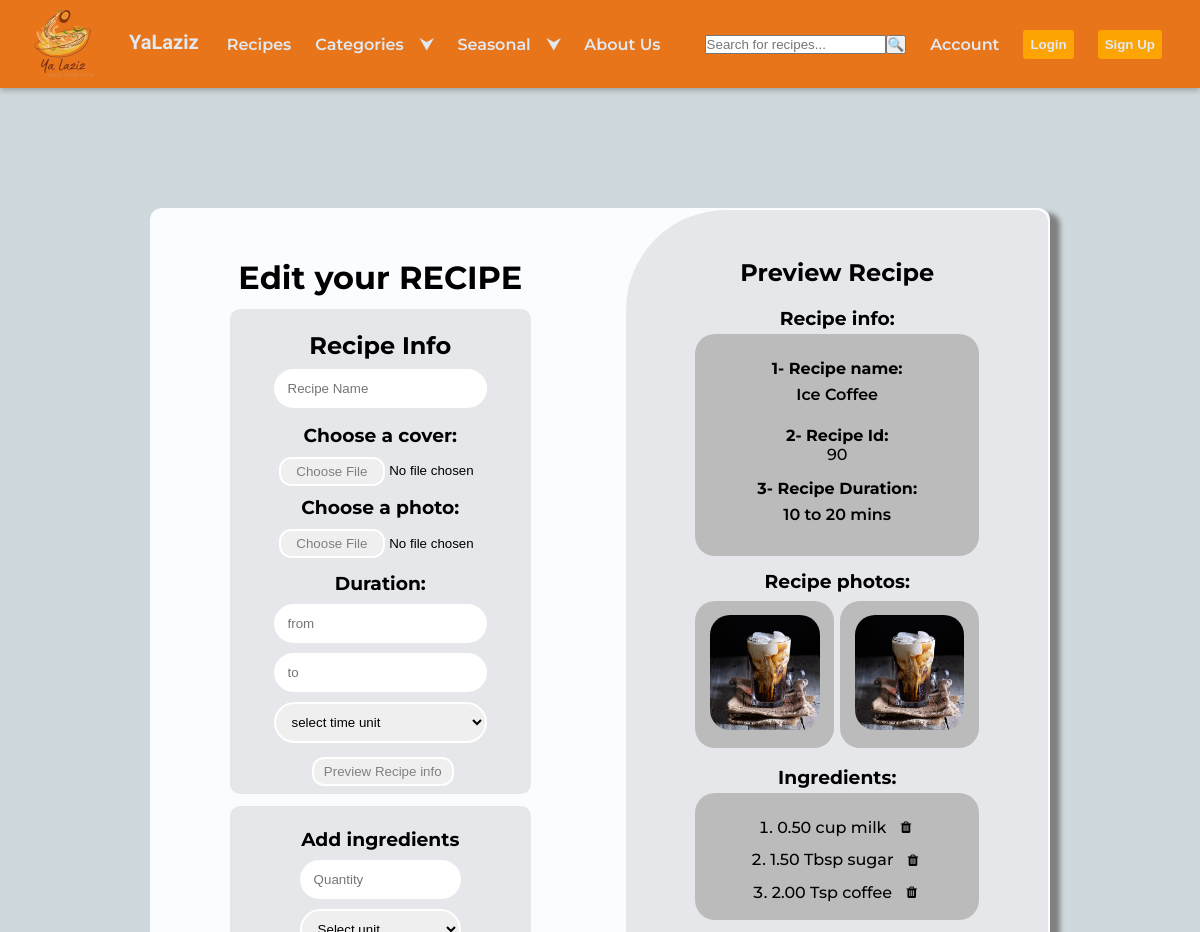
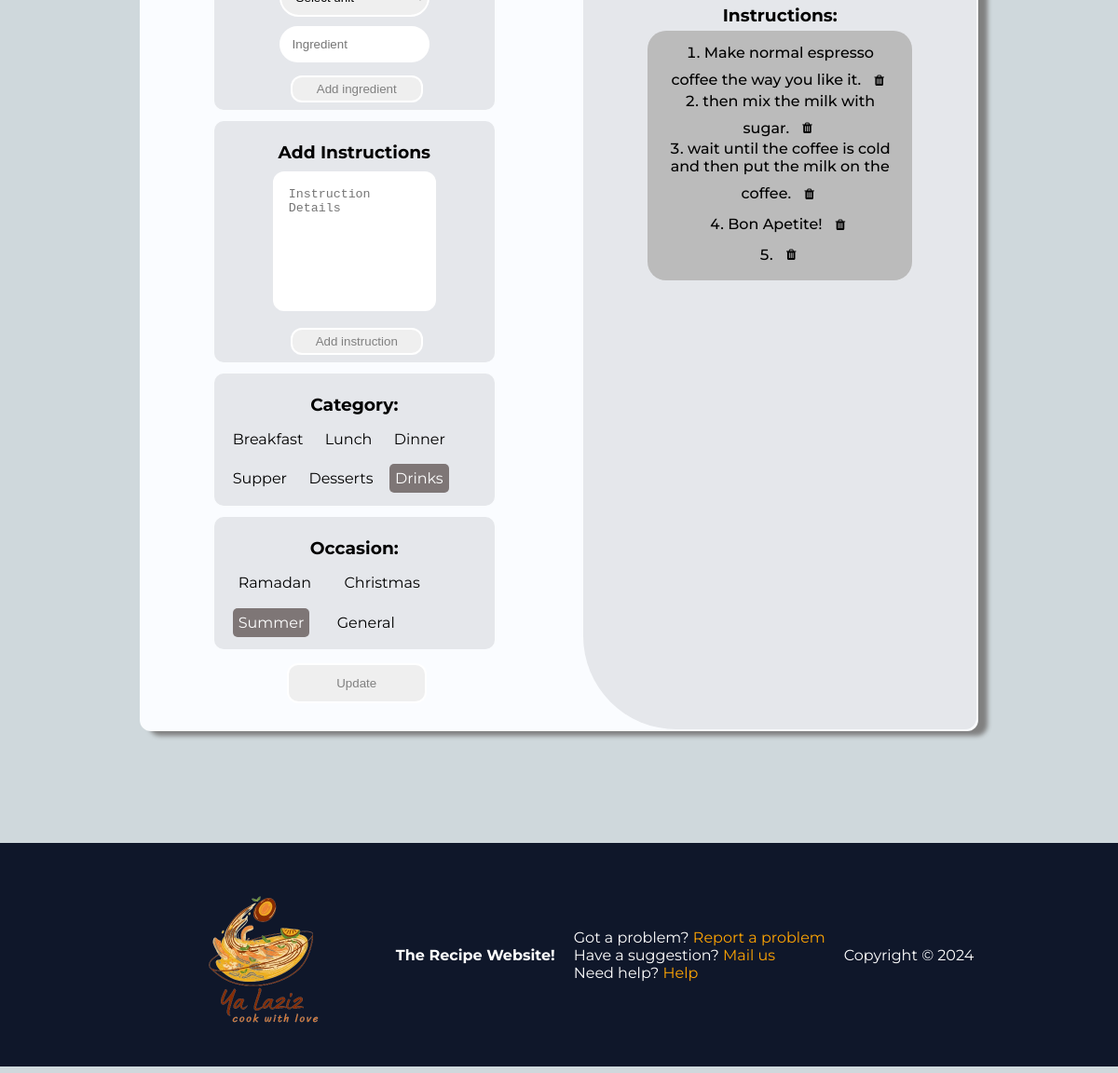
Page /edit_recipe/90 on the committed database (2 pictures, top to bottom).
### yaLazizApp/models.py (models this page shows)
class Recipe(models.Model):
    name= models.CharField(max_length=255)
    coverPhoto= models.ImageField(upload_to='Photos/')
    mainPhoto= models.ImageField(upload_to='Photos/')
    duration = models.CharField(max_length=255)
    category = models.CharField(max_length=100)
    season= models.CharField(max_length=100)
    userId= models.ForeignKey(User, on_delete=models.CASCADE)
    visit_count = models.PositiveIntegerField(default=0)

class Ingredient(models.Model):
    name = models.CharField(max_length=100)
    quantity = models.DecimalField(max_digits=10, decimal_places=2)
    unit = models.CharField(max_length=20)
    recipe = models.ForeignKey(Recipe, on_delete=models.CASCADE, related_name='ingredients')

class Instruction(models.Model):
    details= models.CharField(max_length=255)
    recipe= models.ForeignKey(Recipe, on_delete=models.CASCADE, related_name='instructions')

### yaLazizApp/views.py (the view, shortened to what this page needs)
# urls.py: path('edit_recipe/<int:Id>', views.editRecipe, name='editRecipe'),
@csrf_exempt
def editRecipe(request, Id):
    template = loader.get_template('edit_recipe.html')
    ing = Ingredient.objects.filter(recipe_id = Id)
    ins = Instruction.objects.filter(recipe_id = Id)
    context= {
        'isAdmin': request.user.is_authenticated and request.user.isAdmin,
        'isSigned': request.user.is_authenticated,
        'Recipe': Recipe.objects.get(id=Id),
        'Ingredient': list(ing),
        'Instruction': list(ins),
    }
    return HttpResponse(template.render(context, request))

### yaLazizApp/templates/edit_recipe.html (shortened to what this page needs)
<!DOCTYPE html>
{% extends 'index.html' %} {% load static %} {% block additionalLinks %}
  <link rel="stylesheet" href="{% static 'css/add_recipe.css' %}" />
  <link rel="stylesheet" href="https://cdnjs.cloudflare.com/ajax/libs/font-awesome/4.7.0/css/font-awesome.min.css" />
{% endblock %} {% block main %}
  <div class="add-container">
    <div class="all-container">
      <div class="left">
        <h1>Edit your RECIPE</h1>
        <form class="add-form" id="ADDFORM" method="post" enctype="multipart/form-data">
          <div class="recipe-info">
            <h2>Recipe Info</h2>
            <input type="text" name="recipe_name" class="recipe-info-input-field" id="rname-id" placeholder="Recipe Name" />
            <div class="recipe-info-btn">
              <h3>Choose a cover:</h3>
              <input type="file" name="recipe_cover_image" id="rimage-id" class="recipe-info-btn" onchange="uploadphoto()" />
              <h3>Choose a photo:</h3>
              <input type="file" name="recipe_main_image" id="rphoto-id" class="recipe-info-btn" onchange="uploadphototwo()" />
            </div>
            <div class="recipe-time">
              <h3>Duration:</h3>
              <div class="from">
                <input type="number" step="0.25" placeholder="from" class="recipe-info-input-field" id="rfrom-id" name="duration_from" />
              </div>
              <div class="to">
                <input type="number" step="0.25" placeholder="to" class="recipe-info-input-field" id="rto-id" name="duration_to" />
                <select name="time_unit" class="time-unit-field" id="to-unit">
                  <option value="" disabled selected>select time unit</option>
                </select>
              </div>
            </div>
            <button type="button" class="preview-button" id="preview-button" onclick="previewEdit()">Preview Recipe info</button>
          </div>
          <div class="ingredients-input-area">
            <h3>Add ingredients</h3>
            <div id="ingredients-container">
              <div class="add-ing-grouping">
                <input type="number" step="0.5" name="ingredient_quantity[]" class="ingredient-input-field quntityIngredient" id="quantity-id" placeholder="Quantity" />
                <select name="ingredient_unit[]" id="unit-id" class="ingredient-input-field selectUnit">
                  <option value="" disabled selected>Select unit</option>
                </select>
                <input type="text" name="ingredient_name[]" id="ingredient-id" class="ingredient-input-field nameIngredient" placeholder="Ingredient" />
              </div>
            </div>
            <div class="add-ing-btn">
              <button type="button" class="ingredient-btn" onclick="addIngredient()">Add ingredient</button>
            </div>
          </div>
          <div class="instruction-input-area">
            <h3>Add Instructions</h3>
            <div id="instructions-container">
              <div class="instructions-div">
                <textarea name="instruction_details[]" id="instructions-id" placeholder="Instruction Details"></textarea>
              </div>
            </div>
            <button type="button" class="instruction-btn" onclick="addInstruction()">Add instruction</button>
          </div>
          <div class="meal-type">
            <h3>Category:</h3>
            <div class="meal-radio">
              <div class="radio-label">
                <label for="breakfast">Breakfast</label>
              </div>
              <div class="radio-label">
                <label for="lunch">Lunch</label>
              </div>
              <div class="radio-label">
                <label for="dinner">Dinner</label>
              </div>
              <div class="radio-label">
                <label for="supper">Supper</label>
              </div>
              <div class="radio-label">
                <label for="desserts">Desserts</label>
              </div>
              <div class="radio-label">
                <label for="drinks">Drinks</label>
              </div>
            </div>
          </div>
          <div class="occasions">
            <h3>Occasion:</h3>
            <div class="occasion-check">
              <div class="check-label">
                <label for="ramadan">Ramadan</label>
              </div>
              <div class="check-label">
                <label for="christmas">Christmas</label>
              </div>
              <div class="check-label">
                <label for="summer">Summer</label>
              </div>
              <div class="check-label">
                <label for="general">General</label>
              </div>
            </div>
          </div>
          <button type="submit" id="xyz" class="submit-btn">Update</button>
        </form>
      </div>
      <div class="right">
        <h2>Preview Recipe</h2>
        <div class="preview">
          <h3 id="prevRecipeName">Recipe info:</h3>
          <div class="info-preview">
            <div class="name-info-preview">
              <h4>1- Recipe name:</h4><p>{{ Recipe.name }}</p>
            </div>
            <div class="id-info-preview">
              <h4>2- Recipe Id:</h4>{{ Recipe.id }}
            </div>
            <div class="fromto-info-preview">
              <h4>3- Recipe Duration:</h4><p>{{ Recipe.duration }}</p>
            </div>
          </div>
          <h3>Recipe photos:</h3>
          <div class="photos-preview">
            <div class="image-preview">
              <img src="{{ Recipe.coverPhoto.url }}" />
            </div>
            <div class="photo-preview">
              <img src="{{ Recipe.mainPhoto.url }}" />
            </div>
          </div>
        </div>
        <div class="preview" id="ingredients-preview">
          <h3>Ingredients:</h3>
          <ol id="ingredients-list">
            {% for ing in Ingredient %}
              <li>
                {{ ing.quantity }} {{ ing.unit }} {{ ing.name }}
                <button class="Remove-button"><i class="fa fa-trash"></i></button>
              </li>
            {% endfor %}
          </ol>
        </div>
        <div class="preview" id="instructions-preview">
          <h3>Instructions:</h3>
          <ol id="instructions-list">
            {% for ins in Instruction %}
              <li>
                {{ ins.details }}
                <button class="Remove-button"><i class="fa fa-trash"></i></button>
              </li>
            {% endfor %}
          </ol>
        </div>
      </div>
    </div>
  </div>
{% endblock %}

### yaLazizApp/static/css/index.css (style rules this page uses)
:root { --backgroundColor: hsl(217, 43%, 92%); --mainColor: #E8751A; --secColor: #FDA403; --textColor: var(--grey-900); --max-width: 1120px; --fixed-width: 600px; --grey-900: #0f172a; --navColor:#231336; }
* { -webkit-box-sizing: border-box; -moz-box-sizing: border-box; box-sizing: border-box; margin: 0px; padding: 0px; }
body { background-color: var(--clr-gray200); font-family: "Roboto Mono", monospace, "Chivo", sans-serif; font-family: "Montserrat", sans-serif; font-size: 1rem; }

### yaLazizApp/static/css/main.css (style rules this page uses)
:root { --backgroundColor: hsl(217, 43%, 92%); --mainColor: #E8751A; --secColor: #FDA403; --textColor: var(--grey-900); --max-width: 1120px; --fixed-width: 600px; --grey-900: #0f172a; --navColor:#231336; --clr-primary: #d50000; --clr-primary-hover: #29e6a7; --clr-primary-dark: #039d69; --clr-gray100: #f0f7f8; --clr-gray200: #cfd8dc; --clr-gray300: #a7b7be; --clr-gray400: #6b7e86; --clr-gray500: #425a65; }
button,a { list-style: none; text-decoration: none; cursor: pointer; }

### rows in the picture
Recipe: name "Ice Coffee", id "90", duration "10 to 20 mins", coverPhoto (picture), mainPhoto (picture)
Ingredient: quantity "0.50", unit "cup", name "milk"
Ingredient: quantity "1.50", unit "Tbsp", name "sugar"
Ingredient: quantity "2.00", unit "Tsp", name "coffee"
Instruction: details "Make normal espresso coffee the way you like it."
Instruction: details "then mix the milk with sugar."
Instruction: details "wait until the coffee is cold and then put the milk on the coffee."
Instruction: details "Bon Apetite!"
